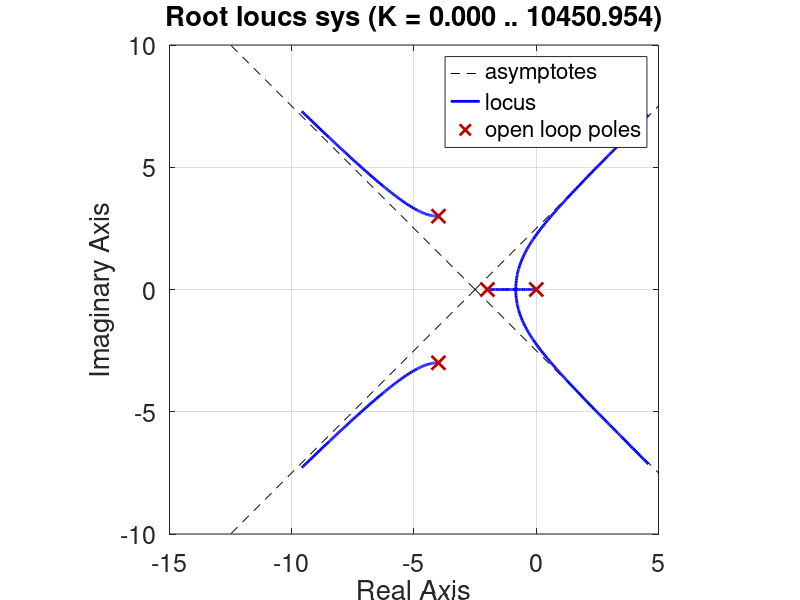

Reproduce this figure in MATLAB.
%% Lugar das raizes
% Ex1
close all
j=sqrt(-1);

% numerador planta
num = 1;
% denominador planta
den = poly([0 -2 -4+j*3 -4-j*3]);

% funcao transferencia
sys = tf(num,den);

% lugar das raizes
rlocus(sys)
set(gca,'Fontsize',18)
axis('equal')
axis([-15 5 -10 10])
